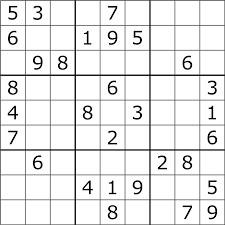
#> input picture Resources/Photos/sudoku.png, 225 x 225 px
$ python Edge_detection.py
#> lines starting #> are read from the running program, lines starting #| are printed output that depends on the picture
import numpy as np
import cv2 as cv
img = cv.imread('Resources/Photos/sudoku.png')
#> img is the input picture: shape (225, 225, 3); min 0, max 255, mean 233.5
cv.imshow('Original Image',img)

gray = cv.cvtColor(img, cv.COLOR_BGR2GRAY)
cv.imshow('Sudoku in Gray', gray)

laplacian = cv.Laplacian(gray, cv.CV_64F)
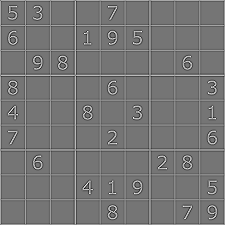
#> laplacian: shape (225, 225) float64; min -622, max 733, mean 2.1; drawn with min black and max white
cv.imshow("Sudoku in laplacian",laplacian)
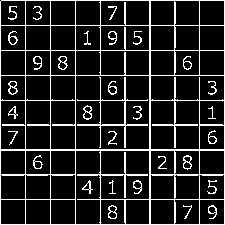
#> window 'Sudoku in laplacian': shape (225, 225); 13.7% white in thin lines or dots

lap = np.uint8(np.absolute(laplacian))
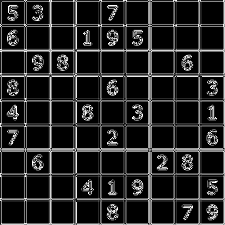
#> lap: shape (225, 225); min 0, max 255, mean 37.3
cv.imshow('Sudoku in lap', lap)

sobelx = cv.Sobel(gray,cv.CV_64F,1,0)
sobely = cv.Sobel(gray,cv.CV_64F,0,1)
combined = cv.bitwise_or(sobelx, sobely)
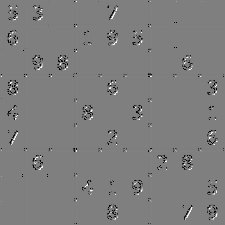
#> combined: shape (225, 225) float64; 0.03% of the values are NaN or infinite; the others: min -130944, max 130944, mean -1328.3; drawn with min black, max white, NaN and infinite black

cv.imshow('Sobelx',sobelx)
cv.imshow('Sobely', sobely)
cv.imshow("Combined",combined)

sobelx = np.uint8(np.absolute(sobelx))
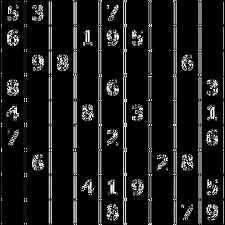
#> sobelx: shape (225, 225); min 0, max 255, mean 27.1
sobely = np.uint8(np.absolute(sobely))
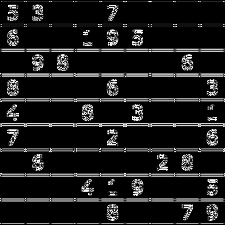
#> sobely: shape (225, 225); min 0, max 255, mean 27.6
combine_d = np.uint8(np.absolute(cv.bitwise_or(sobelx,sobely)))
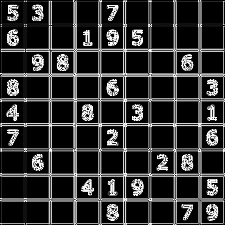
#> combine_d: shape (225, 225); min 0, max 255, mean 48.4


cv.imshow('Sobel_X',sobelx)
cv.imshow("Sobel_Y",sobely)
cv.imshow('Combine_d',combine_d)


cv.waitKey(0)
